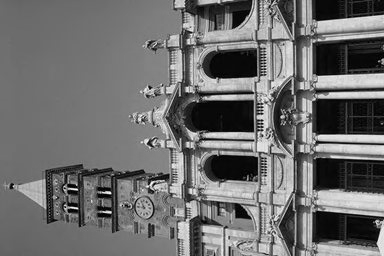
#> input picture 01_Fundamentals/src/images/72.png, 384 x 256 px
$ python scaling.py   (Python 2 division)
#> lines starting #> are read from the running program, lines starting #| are printed output that depends on the picture
#!/usr/bin/env python
# -*- coding:utf-8 -*-
import numpy as np
from PIL import Image


def scale(input_img, size):
    """
    scale the input image to the specific size by using bilinear interpolation
    algorithm implement according to https://en.wikipedia.org/wiki/Bilinear_interpolation
    input_img: numpy array of the image
    size: (width, height) for the output image
    return output_img in numpy array
    """
    width, height = size
    old_height, old_width = input_img.shape
    x_scale = float(height) / old_height
    y_scale = float(width) / old_width

    output_img = np.zeros((height, width), dtype=np.uint8)
    for xidx in xrange(height):
        old_x = float(xidx) / x_scale
        for yidx in xrange(width):
            old_y = float(yidx) / y_scale
            if old_x.is_integer() or old_y.is_integer():
                output_img[xidx, yidx] = input_img[int(old_x), int(old_y)]
            else:  # use bilinear interpolation
                x1 = int(np.floor(old_x))
                x2 = int(np.ceil(old_x)) if int(np.ceil(old_x)) < old_height else old_height - 1
                y1 = int(np.floor(old_y))
                y2 = int(np.ceil(old_y)) if int(np.ceil(old_y)) < old_width else old_width - 1

                q11 = input_img[x1, y1]
                q12 = input_img[x1, y2]
                q21 = input_img[x2, y1]
                q22 = input_img[x2, y2]

                output_img[xidx, yidx] = (q11 * (x2 - old_x) * (y2 - old_y)
                                        + q21 * (old_x - x1) * (y2 - old_y)
                                        + q12 * (x2 - old_x) * (old_y - y1)
                                        + q22 * (old_x - x1) * (old_y - y1)) \
                                        / ((x2 - x1) * (y2 - y1) + 1e-10)

    return output_img


def main():
    input_img = np.array(Image.open('images/72.png').convert('L'))
#> input_img is the input picture: shape (256, 384); min 0, max 255, mean 109.7
    sizes = [(192, 128), (96, 64), (48, 32), (24, 16), (12, 8),
            (300, 200), (450, 300), (500, 200)]

    for size in sizes:
        output_img = scale(input_img, size)
        output_img = Image.fromarray(output_img, 'L')
        img_title = "images/scale_%d_%d_72.png" % size
        # output_img.show()
        output_img.save(img_title)
        print "Successfully saved image: %s" % img_title
#> this loop made 8 passes
#> pass 1, in main, `output_img = scale(input_img, size)`:
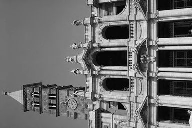
#> output_img: shape (128, 192); min 0, max 251, mean 109.7
#> pass 2, in main, `output_img = scale(input_img, size)`:
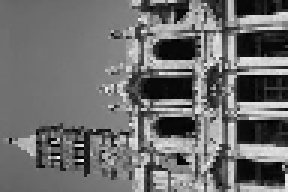
#> output_img: shape (64, 96) (shown 3 times larger); min 0, max 246, mean 109.5
#> pass 3, in main, `output_img = scale(input_img, size)`:
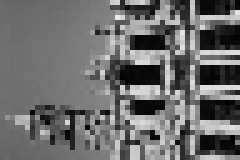
#> output_img: shape (32, 48) (shown 5 times larger); min 1, max 232, mean 108.1
#> after the loop:
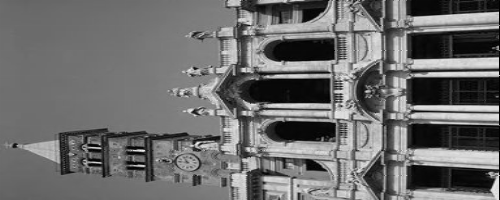
#> output_img: PIL image 500x200 L; min 0, max 247, mean 108.9


if __name__ == '__main__':
    main()
